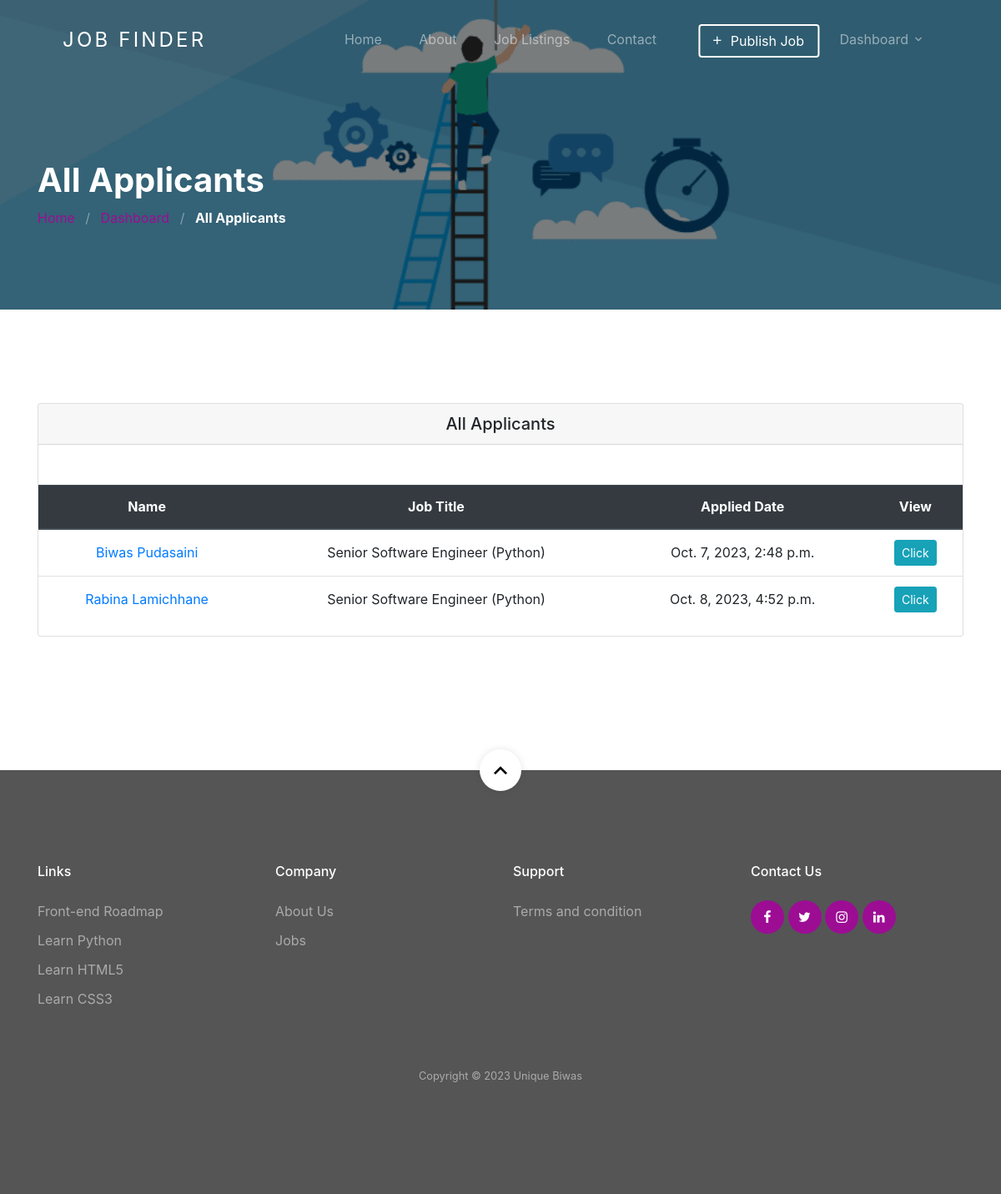
/dashboard/employer/job/3/applicants/ (signed in), run on the app's committed database.
### jobapp/models.py (models this page shows, shortened)
class Applicant(models.Model):
    user = models.ForeignKey(User, on_delete=models.CASCADE)
    job = models.ForeignKey(Job, on_delete=models.CASCADE)
    timestamp = models.DateTimeField(auto_now=True, auto_now_add=False)

class Job(models.Model):
    user = models.ForeignKey(User, related_name='User', on_delete=models.CASCADE)
    title = models.CharField(max_length=300)
    description = RichTextField()
    tags = TaggableManager()
    location = models.CharField(max_length=300)
    job_type = models.CharField(choices=JOB_TYPE, max_length=1)
    category = models.ForeignKey(Category,related_name='Category', on_delete=models.CASCADE)
    salary = models.CharField(max_length=30, blank=True)
    company_name = models.CharField(max_length=300)
    company_description = RichTextField(blank=True, null=True)
    url = models.URLField(max_length=200)
    last_date = models.DateField()
    is_published = models.BooleanField(default=False)
    is_closed = models.BooleanField(default=False)
    timestamp = models.DateTimeField(auto_now=True)

### account/models.py (models this page shows, shortened)
class User(AbstractUser):
    username = None
    email = models.EmailField(unique=True, blank=False,
                              error_messages={
                                  'unique': "A user with that email already exists.",
                              })
    role = models.CharField(choices=ROLE,  max_length=10)
    gender = models.CharField(choices=JOB_TYPE, max_length=1)
    phone_number = models.CharField(max_length=10, null=True, blank=True)  # Store phone number as a string
    pdf_document = models.FileField(upload_to='pdf_documents/')
    USERNAME_FIELD = "email"
    REQUIRED_FIELDS = []
    def get_full_name(self):
        return self.first_name+ ' ' + self.last_name
    objects = CustomUserManager()

### jobapp/permission.py (the view)
    def wrap(request, *args, **kwargs):
        if request.user.role == 'employer':
            return function(request, *args, **kwargs)
        else:
            raise PermissionDenied

### jobapp/permission.py (called while the page is built)
def user_is_employer(function):
    def wrap(request, *args, **kwargs):
        if request.user.role == 'employer':
            return function(request, *args, **kwargs)
        else:
            raise PermissionDenied
    return wrap

### jobapp/views.py (called while the page is built)
@login_required(login_url=reverse_lazy('account:login'))
@user_is_employer
def all_applicants_view(request, id):
    all_applicants = Applicant.objects.filter(job=id)
    context = {
        'all_applicants': all_applicants
    }
    return render(request, 'jobapp/all-applicants.html', context)

### template/jobapp/all-applicants.html (shortened to what this page needs)
{% extends 'base.html' %}
{% load static %}
{% block content %}
<section class="section-hero overlay inner-page bg-image" style="background-image: url('{% static 'images/bgrr.jpg' %}');"
    id="home-section">
    <div class="container">
        <div class="row">
            <div class="col-md-7">
                <h1 class="text-white font-weight-bold">All Applicants </h1>
                <div class="custom-breadcrumbs">
                    <a href="{% url 'jobapp:home' %}">Home</a> <span class="mx-2 slash">/</span>
                    <a href="{% url 'jobapp:dashboard' %}">Dashboard</a> <span class="mx-2 slash">/</span>
                    <span class="text-white"><strong>All Applicants </strong></span>
                </div>
            </div>
        </div>
    </div>
</section>
<section class="site-section">
    <div class="container">
        <div class="row">
            <div class="col-lg-12 mb-5">
                <div class="card">
                    <h5 class="card-header text-center mb-5"> All Applicants </h5>
                    <div class="table-responsive">
                        <table class="table text-center">
                            <thead class="thead-dark">
                                <tr>
                                    <th>Name</th>
                                    <th>Job Title</th>
                                    <th>Applied Date</th>
                                    <th>View </th>
                                </tr>
                            </thead>
                            <tbody>
                                {% for applicant in all_applicants %}
                                <tr>
                                    <td class="text-center"><a href="">{{ applicant.user.get_full_name }}</a></td     >
                                    <td>{{ applicant.job.title }}</td>
                                    <td>{{ applicant.timestamp }}</td>
                                    <td>
                                        <a class="btn btn-info btn-sm" href="{% url 'jobapp:applicant-details' applicant.user.id %}"
                                                role="button">
                                            Click
                                        </a>
                                    </td>
                                </tr>
                                {% endfor %}
                            </tbody>
                        </table>
                    </div>
                </div>
            </div>
        </div>
    </div>
</section>
{% endblock %}

### static/css/style.css (style rules this page uses)
body { font-weight: 400; font-size: 1rem; line-height: 1.7; position: relative; }
body:after { content: ""; position: absolute; top: 0; left: 0; right: 0; bottom: 0; background: rgba(0, 0, 0, 0.7); z-index: 100; opacity: 0; visibility: hidden; -webkit-transition: .3s all ease; -o-transition: .3s all ease; transition: .3s all ease; }
h1, h2, h3, h4 { color: #000; }
.site-section { padding-top: 7rem; padding-bottom: 7rem; position: relative; z-index: 2; }
.bg-image { background-size: cover; background-position: center center; background-repeat: no-repeat; }
.custom-breadcrumbs a { color: #9c0d94; }
.custom-breadcrumbs .slash { color: rgba(255, 255, 255, 0.4); }
.section-hero, .section-hero > .container > .row { height: 100vh; min-height: 900px; }
.section-hero.inner-page, .section-hero.inner-page > .container > .row { height: auto; min-height: auto; padding-top: 6em; padding-bottom: 3em; }
.section-hero.overlay, .section-hero.overlay-2 { position: relative; }
.section-hero.overlay:before, .section-hero.overlay-2:before { z-index: 1; position: absolute; content: ""; top: 0; left: 0; right: 0; bottom: 0; background: rgba(0, 0, 0, 0.5); }
.section-hero > .container { z-index: 2; position: relative; }
.btn:after, .btn:before { display: none; }
.table td, .table th { vertical-align: middle !important; }

### data on the page
Applicant: user.get_full_name "Biwas Pudasaini", job "Senior Software Engineer (Python)", timestamp "Oct. 7, 2023, 2:48 p.m."
Applicant: user.get_full_name "Rabina Lamichhane", job "Senior Software Engineer (Python)", timestamp "Oct. 8, 2023, 4:52 p.m."
